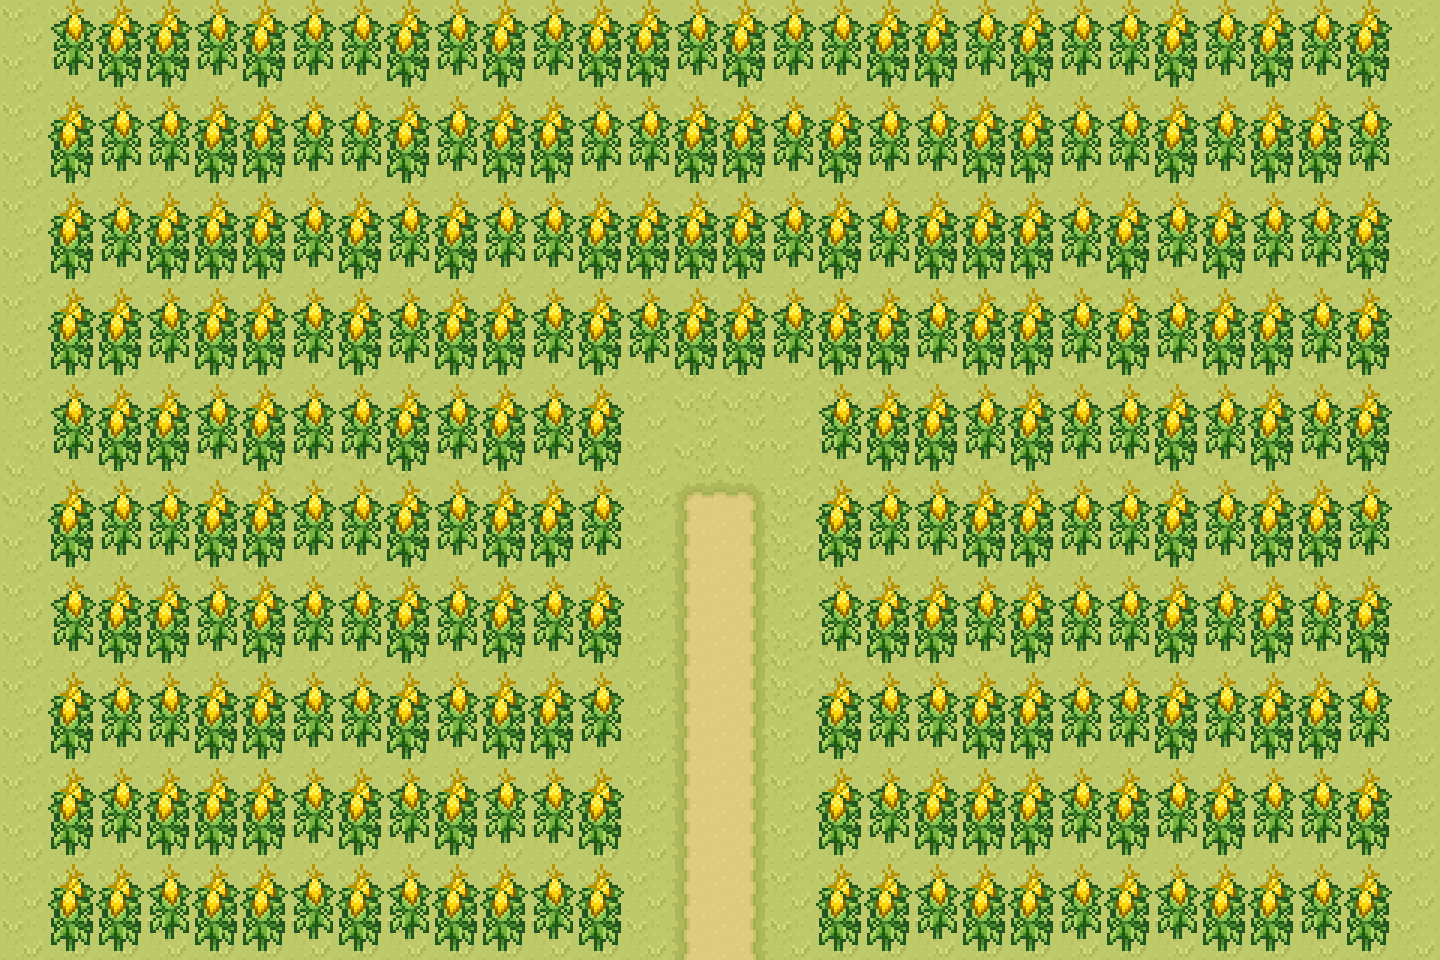

Tiled map render using the project's own tile images. Description and the map definition, with tile-layer contents summarised, below:
An orthogonal 30x20 tile map with 48x48 px tiles, 2 tile layers (TerrainBase, Crops), 3 tilesets.

<map version="1.10" tiledversion="1.11.2" orientation="orthogonal" renderorder="right-down" width="30" height="20" tilewidth="48" tileheight="48" infinite="0" nextlayerid="4" nextobjectid="1">
 <tileset firstgid="1" source="../tilemap/Farm_Crop.tsx" />
 <tileset firstgid="257" source="../tilemap/Farm_Terrain.tsx" />
 <tileset firstgid="513" source="../tilemap/Farm_Crop_2.tsx" />
 <layer id="2" name="TerrainBase" width="30" height="20">
  <data>[600 cells, 600 non-empty, 6 distinct tile ids]</data>
 </layer>
 <layer id="3" name="Crops" width="30" height="20">
  <data>[600 cells, 512 non-empty, 4 distinct tile ids]</data>
 </layer>
</map>
